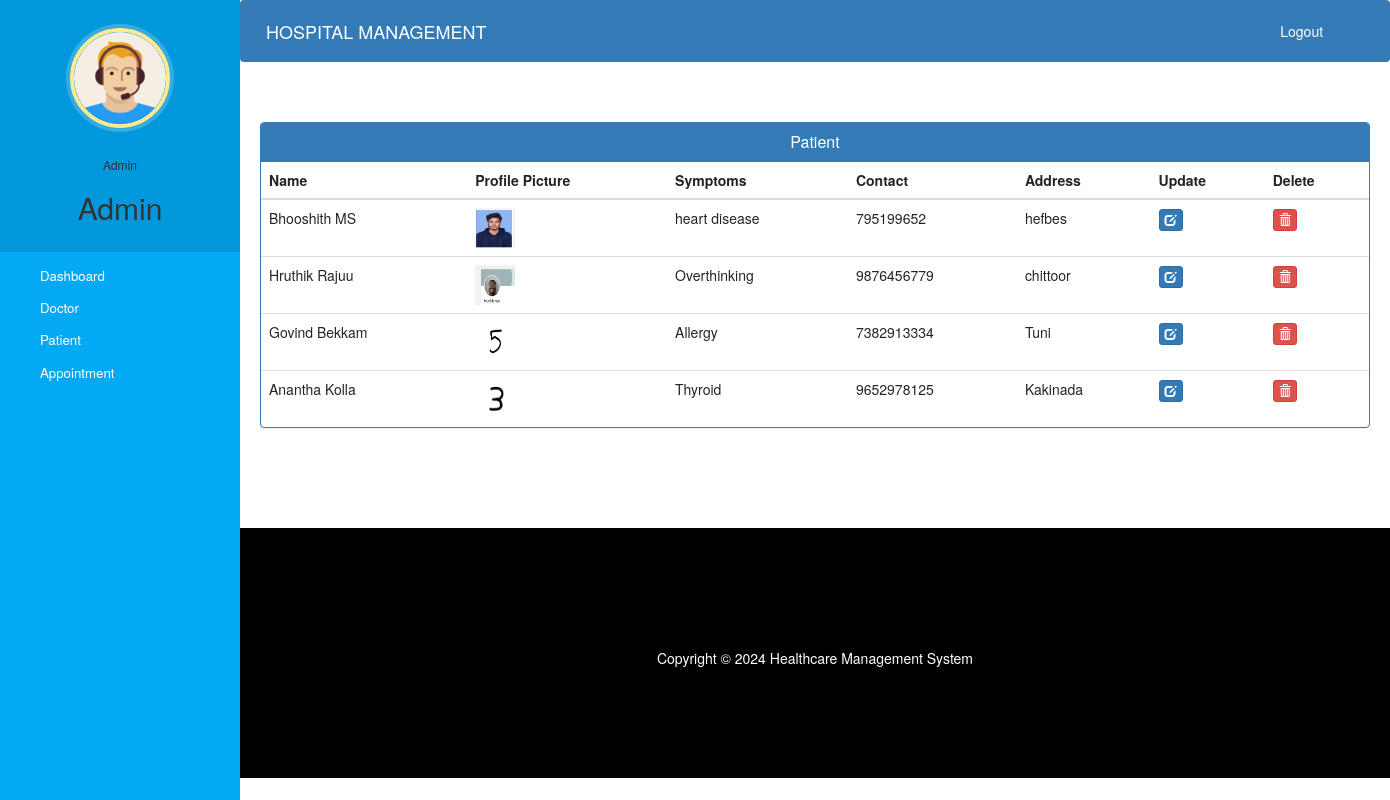
The page /admin-view-patient (signed in) on the database its author committed.
### hospital/models.py (models this page shows, shortened)
class Patient(models.Model):
    user=models.OneToOneField(User,on_delete=models.CASCADE)
    profile_pic= models.ImageField(upload_to='profile_pic/PatientProfilePic/',null=True,blank=True)
    address = models.CharField(max_length=40)
    mobile = models.CharField(max_length=20,null=False)
    symptoms = models.CharField(max_length=100,null=False)
    assignedDoctorId = models.PositiveIntegerField(null=True)
    admitDate=models.DateField(auto_now=True)
    status=models.BooleanField(default=False)
    @property
    def get_name(self):
        return self.user.first_name+" "+self.user.last_name

### hospital/views.py (the view)
# urls.py: path('admin-view-patient', views.admin_view_patient_view,name='admin-view-patient'),
@login_required(login_url='adminlogin')
@user_passes_test(is_admin)
def admin_view_patient_view(request):
    patients=models.Patient.objects.all().filter(status=True)
    return render(request,'hospital/admin_view_patient.html',{'patients':patients})

### hospital/views.py (called while the page is built)
def is_admin(user):
    return user.groups.filter(name='ADMIN').exists()

### templates/hospital/admin_view_patient.html (shortened to what this page needs)
{% extends 'hospital/admin_base.html' %}
{% block content %}
{%load static%}
<head>
  <link href="//netdna.bootstrapcdn.com/bootstrap/3.0.0/css/bootstrap.min.css" rel="stylesheet" id="bootstrap-css">
</head>
<div class="container">
  <div class="panel panel-primary">
    <div class="panel-heading">
      <h6 class="panel-title">Patient</h6>
    </div>
    <table class="table table-hover" id="dev-table">
      <thead>
        <tr>
          <th>Name</th>
          <th>Profile Picture</th>
          <th>Symptoms</th>
          <th>Contact</th>
          <th>Address</th>
          <th>Update</th>
          <th>Delete</th>
        </tr>
      </thead>
      {% for p in patients %}
      <tr>
        <td> {{p.get_name}}</td>
        <td> <img src="{% static p.profile_pic.url %}" alt="Profile Pic" height="40px" width="40px" /></td>
        <td>{{p.symptoms}}</td>
        <td>{{p.mobile}}</td>
        <td>{{p.address}}</td>
        <td><a class="btn btn-primary btn-xs" href="{% url 'update-patient' p.id  %}"><span class="glyphicon glyphicon-edit"></span></a></td>
        <td><a class="btn btn-danger btn-xs" href="{% url 'delete-patient-from-hospital' p.id  %}"><span class="glyphicon glyphicon-trash"></span></a></td>
      </tr>
      {% endfor %}
    </table>
  </div>
</div>
{% endblock content %}

### templates/hospital/admin_base.html (shortened to what this page needs)
<!DOCTYPE html>
{% load static %}
<html lang="en">
<head>
  <link rel="stylesheet" href="https://stackpath.bootstrapcdn.com/bootstrap/4.3.1/css/bootstrap.min.css">
  <link rel="stylesheet" href="https://maxcdn.bootstrapcdn.com/font-awesome/4.7.0/css/font-awesome.min.css">
  <link rel="stylesheet" href="{% static '/style.css' %}">
</head>
<body>
  <nav class="menu" tabindex="0">
    <header class="avatar">
      <img src="{% static "images/adminpropic.png" %}" />
      <br><br>
      <h6>Admin</h6>
      <h2>{{request.user.first_name}}</h2>
    </header>
    <ul>
      <li tabindex="0" class="icon-dashboard"> <a style="color:white; text-decoration:none;" href="/admin-dashboard"><span>Dashboard</span></a> </li>
      <li tabindex="0" class="icon-customers"> <a style="color:white; text-decoration:none;" href="/admin-doctor"><span>Doctor</span></a></li>
      <li tabindex="0" class="icon-users"> <a style="color:white; text-decoration:none;" href="/admin-patient"><span>Patient</span></a></li>
      <li tabindex="0" class="icon-calendar"> <a style="color:white; text-decoration:none;" href="/admin-appointment"><span>Appointment</span></a></li>
    </ul>
  </nav>
  <main>
    <div class="bs-example">
      <nav class="navbar navbar-expand-md  navbar-dark fixed-top" style="background:#337AB7;">
        <a href="/admin-dashboard" class="navbar-brand">HOSPITAL MANAGEMENT</a>
        <div class="collapse navbar-collapse justify-content-between" id="navbarCollapse">
          <div class="navbar-nav" style=" margin-left: 90%;">
           <a href="{% url 'logout' %}" style="color: white; text-decoration: none;">Logout</a>
          </div>
        </div>
      </nav>
    </div>
    <br><br>
    {% block content %}
    {% endblock content %}
    <br><br><br><br>
    <footer>
      <br>
      <div class="container">
        <div class="row">
          <div class="col-md-12 col-sm-12">
            <div style="color:#ffffff;" class="wow fadeInUp footer-copyright">
              <p>
                Copyright &copy; 2024 Healthcare Management System </p>
            </div>
          </div>
        </div>
      </div>
    </footer>
  </main>
</body>
</html>

### static/style.css (style rules this page uses)
body { padding-left: 240px; }
main { position: relative; height: 100vh; }
.menu { background: #5bc995; height: 100vh; width: 240px; position: fixed; top: 0px; left: 0; z-index: 5; outline: none; }
.menu .avatar { background: rgba(0, 0, 0, 0.1); padding: 2em 0.5em; text-align: center; }
.menu .avatar img { width: 100px; border-radius: 50%; overflow: hidden; border: 4px solid #ffea92; box-shadow: 0 0 0 4px rgba(255, 255, 255, 0.2); }
.menu .avatar h2 { font-weight: normal; margin-bottom: 0; }
.menu ul { list-style: none; padding: 0.5em 0; margin: 0; }
.menu ul li { padding: 0.5em 1em 0.5em 3em; font-size: 0.95em; font-weight: regular; background-repeat: no-repeat; background-position: left 15px center; background-size: auto 20px; transition: all 0.15s linear; cursor: pointer; }
.menu ul li.icon-dashboard { background-image: url("http://www.entypo.com/images//gauge.svg"); }
.menu ul li.icon-customers { background-image: url("http://www.entypo.com/images//briefcase.svg"); }
.menu ul li.icon-users { background-image: url("http://www.entypo.com/images//users.svg"); }
.menu ul li.icon-calendar { background-image: url("http://www.entypo.com/images//calendar.svg"); }

### templates/hospital/admin_base.html (style rules this page uses)
a:link { text-decoration: none; }
a { color: white; }
footer { padding: 0px 0px 0px 0px; background-color: black; margin: 0px; }
p { text-align: center; }
body { padding-left: 240px; }
main { position: relative; height: 100vh; }
.menu { background: #03a9f4; height: 100vh; width: 240px; position: fixed; top: 0px; left: 0; z-index: 5; outline: none; }
.menu .avatar { background: rgba(0, 0, 0, 0.1); padding: 2em 0.5em; text-align: center; }
.menu .avatar img { width: 100px; border-radius: 50%; overflow: hidden; border: 4px solid #ffea92; box-shadow: 0 0 0 4px rgba(255, 255, 255, 0.2); }
.menu .avatar h2 { font-weight: normal; margin-bottom: 0; }
.menu ul { list-style: none; padding: 0.5em 0; margin: 0; }
.menu ul li { padding: 0.5em 1em 0.5em 3em; font-size: 0.95em; font-weight: regular; background-repeat: no-repeat; background-position: left 15px center; background-size: auto 20px; transition: all 0.15s linear; cursor: pointer; }
.menu ul li.icon-dashboard { background-image: url("http://www.entypo.com/images//gauge.svg"); }
.menu ul li.icon-customers { background-image: url("http://www.entypo.com/images//briefcase.svg"); }
.menu ul li.icon-users { background-image: url("http://www.entypo.com/images//users.svg"); }
.menu ul li.icon-calendar { background-image: url("http://www.entypo.com/images//calendar.svg"); }

### templates/hospital/admin_view_patient.html (style rules this page uses)
a:link { text-decoration: none; }
h6 { text-align: center; }
.row { margin: 100px; }

### rows shown on the page
Patient: get_name "Bhooshith MS", profile_pic (picture), symptoms "heart disease", mobile "795199652", address "hefbes"
Patient: get_name "Hruthik Rajuu", profile_pic (picture), symptoms "Overthinking", mobile "9876456779", address "chittoor"
Patient: get_name "Govind Bekkam", profile_pic (picture), symptoms "Allergy", mobile "7382913334", address "Tuni"
Patient: get_name "Anantha Kolla", profile_pic (picture), symptoms "Thyroid", mobile "9652978125", address "Kakinada"

### other values the page prints
{{ request.user.first_name }} "Admin"
